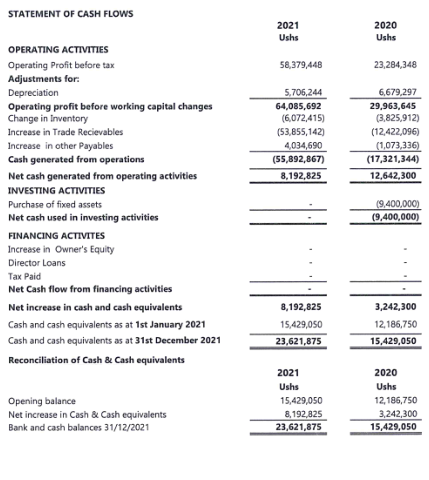
#> input picture pic1_cropped_page1.png, 429 x 480 px
$ jupyter execute --allow-errors 'Inference_with_Table_Transformer_(TATR)_for_parsing_tables.ipynb'   (shell and % lines are left out)
#> lines starting #> are read from the running program, lines starting #| are printed output that depends on the picture
## Set-up environment

Let's start by installing 🤗 Transformers and [EasyOCR](https://github.com/JaidedAI/EasyOCR) (an open-source OCR engine). Google Colab already comes with Transformers pre-installed.

## Load model

Next, we load a Table Transformer pre-trained for table detection. We use the "no_timm" version here to load the checkpoint with a Transformers-native backbone.

[cell 1]
from transformers import AutoModelForObjectDetection

#> (the rest of this cell did not finish here and is left out)

#> (a cell that did not finish here is left out)

We move the model to a GPU if it's available (predictions will be faster).

[cell 3]
import torch

#> (the rest of this cell did not finish here and is left out)

## Load image

Next, we can load a PDF image.

[cell 4]
from PIL import Image
from huggingface_hub import hf_hub_download

# let's load an example image
#file_path = hf_hub_download(repo_id="nielsr/example-pdf", repo_type="dataset", filename="image.png")
file_path = "pic1_cropped_page1.png"
image = Image.open(file_path).convert("RGB")
#> image is the input picture: PIL image 429x480 RGB; mean R, G, B 239.5, 239.4, 240.3
# let's display it a bit smaller
width, height = image.size
#> width = 429; height = 480
display(image.resize((int(0.6*width), (int(0.6*height)))))
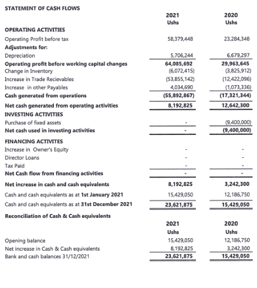
#> shown: PIL image 257x288 RGB; mean R, G, B 239.2, 239.1, 240
